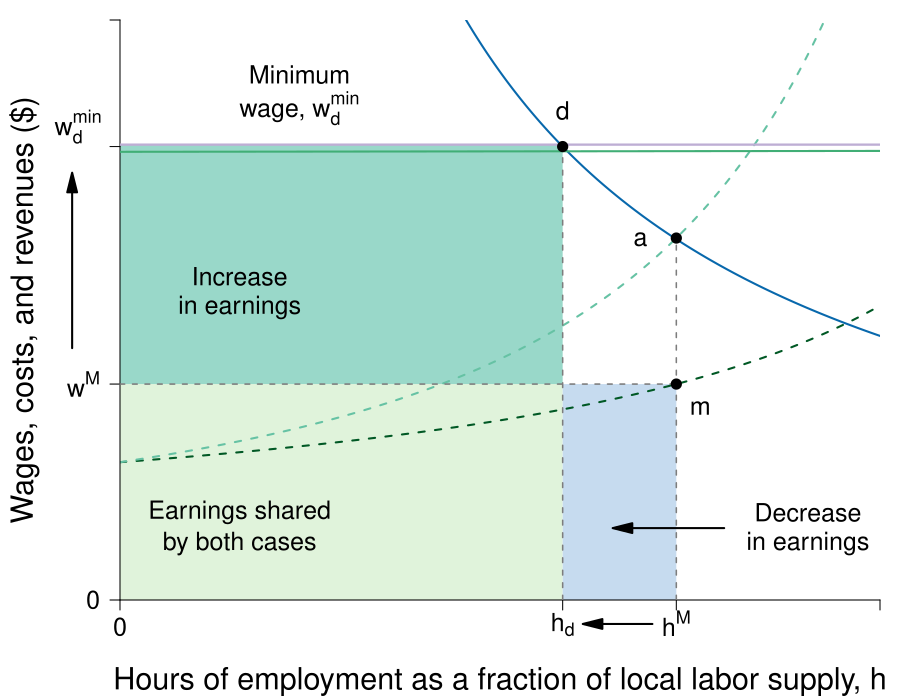

Here is the R script that generated this plot:
#' Graph Designer: Scott Cohn
#' Authors: Bowles and Halliday
#' Title: Coordination, Conflict and Competition: A Text in Microeconomics

library(shape)
library(plotrix)
pdf(file = "employment/monopsony_earningschange_zoom.pdf", width = 9, height = 7)

#Set parameters for graphics
axislabelsize <- 1.8
labelsize <- 1.5
namesize <- 1.8
annotatesize <- 1.5
graphlinewidth <- 2
segmentlinewidth <- 1.5

COL <- c("#7fc97f", "#beaed4", "#fdc086", "#ffff99", "#386cb0", "#f0027f", "#bf5b17", "#666666")
COLA <- c("#e0f3db", "#99d8c9","#66c2a4","#41ae76", "#238b45", "#005824")
COLB <- c("#c6dbef", "#4eb3d3", "#2b8cbe", "#0868ac","#084081")
COLC <- c("#fcfbfd", "#efedf5", "#dadaeb", "#bcbddc", "#9e9ac8", "#807dba", "#6a51a3", "#54278f", "#3f007d")
grays <- gray.colors(25, start = 1, end = 0, alpha = 1)


WageFn <- function(h, ubar = 3, B = 2, t = 0.8) {
  B + ubar + (ubar - ubar*t +  ubar*t*h )/(t*(1 - h))
}

Mch <- function(h, ubar = 3, B = 2, t = 0.8) {
  B + ubar + (ubar - ubar*t +  ubar*t*h )/(t*(1 - h))+ (ubar*h)/(t*(1-h)^2)
}


MRP <- function(h, constant = 7, slope = 1){
  constant/(slope*h)
}

# mrp2 <- function(h, constant = 4, power = 2){
#   constant/(h^power)
# }

costRevSol <- function(h, constant = 7, ubar = 3, B = 2, t = 0.8){
  B + ubar + (ubar - ubar*t +  ubar*t*h )/(t*(1 - h)) + (ubar*h)/(t*(1-h)^2) - constant/h
}

#uniroot(costRevSol(x, constant = 7, ubar = 3, B = 2, t = 0.8), lower = 0.01, upper = 1)

par(mar =  c(5, 6, 1, 1))

xlims <- c(0, 0.63525)
ylims <- c(0, 24.2)

plot(0, 0, xlim = xlims, ylim = ylims, type = "n",
     xlab = "",
     ylab = "",
     xaxt = "n", 
     yaxt = "n",
     cex.lab = axislabelsize, 
     bty = "n", 
     xaxs="i", 
     yaxs="i")

npts <- 500 
npts2 <- 501

#Guesses at intersections
LPoints <- c(0.465, 0.56) 
BPoints <- c(0.37, 0.53, 0.78)

#Specify the sequences of points for graphing. 
xx1 <- seq(xlims[1], BPoints[2], length.out = npts)
xx2 <- seq(BPoints[2], 1, length.out = npts)
xx3 <- seq(xlims[1], BPoints[3], length.out = npts)
xx4 <- seq(BPoints[3], 1, length.out = npts)
xx5 <- seq(xlims[1], 1, length.out = npts)






#Customize ticks and labels for the plot
ticksy <- c(0, MRP(BPoints[1]), WageFn(LPoints[1]), ylims[2])
ylabels <- c(0, NA, expression(paste(w^M)), NA)
ticksx <- c(0, BPoints[1], LPoints[1], BPoints[3], 1, xlims[2])
xlabels <- c(0, expression(paste(h[d])), expression(paste(h^M)), expression(paste(h[g])),  1.0, NA)

xpoly1 <- c(0, 0, BPoints[1], BPoints[1])
ypoly1 <- c(0, WageFn(LPoints[1]), WageFn(LPoints[1]), 0)
polygon(x = xpoly1, y = ypoly1, col=COLA[1], density=NULL, border = NA)

xpoly2 <- c(LPoints[1], LPoints[1], BPoints[1], BPoints[1])
ypoly2 <- c(0, WageFn(LPoints[1]), WageFn(LPoints[1]), 0)
polygon(x = xpoly2, y = ypoly2, col=COLB[1], density=NULL, border = NA)

xpoly3 <- c(0, 0, BPoints[1], BPoints[1])
ypoly3 <- c(19, WageFn(LPoints[1]), WageFn(LPoints[1]), 19)
polygon(x = xpoly3, y = ypoly3, col=COLA[2], density=NULL, border = NA)

#Draw the lines for the graphs
lines(xx3, WageFn(xx3), col = COLA[6], lwd = graphlinewidth, lty = 2)
lines(xx4, WageFn(xx4), col = COLA[6], lwd = graphlinewidth, lty = 1)
lines(xx1, Mch(xx1), col = COLA[3], lwd = graphlinewidth, lty = 2)
lines(xx2, Mch(xx2), col = COLA[3], lwd = graphlinewidth, lty = 2)
lines(xx5, MRP(xx5), col = COLB[4], lwd = graphlinewidth)
#lines(xx1, mrp2(xx1), col = COLB[4], lwd = graphlinewidth)

#lines(xx2, solowCondition(xx2, delta = 5), col = COL[3], lwd = 4)
#lines(xx2, solowInfeas(xx2, delta = 5), col = COL[1], lwd = 4, lty = 2)


axis(1, at = ticksx, pos = 0, labels = xlabels, cex.axis = labelsize)
axis(2, at = ticksy, pos = 0, labels = ylabels, las = 1,cex.axis = labelsize)


text(-0.035, 19 + 0.75,  expression(paste(w[d]^min)), xpd = TRUE, cex = labelsize) 



#Axis labels 
text(0.5*xlims[2], -3.4,  expression(paste("Hours of employment as a fraction of local labor supply, ", h)), xpd = TRUE, cex = axislabelsize) 
text(-0.08, 0.5*ylims[2], expression(paste("Wages, costs, and revenues ($)")), xpd = TRUE, cex = axislabelsize, srt = 90) 


#Annotation of the  graphs
#text(0.86, 43, expression(paste("Average cost")), cex = labelsize, xpd = TRUE)
text(0.625, 13, expression(paste(ach)), cex = labelsize, xpd = TRUE)

#text(0.62, 43, expression(paste("Marginal cost")), cex = labelsize, xpd = TRUE)
text(0.56, 24, expression(paste(mch)), cex = labelsize, xpd = TRUE)

#text(0.2, 43, expression(paste("Marginal revenue product")), cex = labelsize, xpd = TRUE)
text(0.26, 24, expression(paste(mrph)), cex = labelsize, xpd = TRUE)



#Labor supply
segments(1, 0, 1, 42, lty = 2, lwd = segmentlinewidth, col = grays[20])
text(1.04, 43, expression(paste("Labor")), cex = labelsize, xpd = TRUE)
text(1.04, 41, expression(paste("supply")), cex = labelsize, xpd = TRUE)



#segments(0, Mch(LPoints[1]), LPoints[1], Mch(LPoints[1]), lty = 2, lwd = segmentlinewidth, col = grays[20])
segments(LPoints[1], 0 , LPoints[1], Mch(LPoints[1]), lty = 2, lwd = segmentlinewidth, col = grays[20])
segments(0, WageFn(LPoints[1]), LPoints[1], WageFn(LPoints[1]), lty = 2, lwd = segmentlinewidth, col = grays[20])

segments(BPoints[1], 0, BPoints[1], MRP(BPoints[1]), lty = 2, lwd = segmentlinewidth, col = grays[20])

#Binding minimum wage
segments(0, 19, BPoints[3], 19, lty = 1, lwd = graphlinewidth + 0.2, col = COL[2])
segments(BPoints[3], 19, 1, 19, lty = 2, lwd = graphlinewidth + 0.2, col = COL[2])

#Green part of min wage
segments(0, 19 - 0.3, BPoints[3], WageFn(BPoints[3]) - 0.3, lty = 1, lwd = graphlinewidth, col = COLA[4])

points(BPoints[1], MRP(BPoints[1]), pch = 16, col = "black", cex = 1.5)
text(BPoints[1], MRP(BPoints[1]) + 1.5, expression(paste(d)), cex = labelsize)


segments(BPoints[3], 0, BPoints[3], WageFn(BPoints[3]), lty = 2, lwd = segmentlinewidth, col = grays[20])
points(BPoints[3], WageFn(BPoints[3]), pch = 16, col = "black", cex = 1.5)
text(BPoints[3] + 0.02, WageFn(BPoints[3]) - 1.2, expression(paste(g)), cex = labelsize)


points(LPoints[1], Mch(LPoints[1]), pch = 16, col = "black", cex = 1.5)
text(LPoints[1] - 0.03, MRP(LPoints[1]), expression(paste(a)), cex = labelsize)


points(LPoints[1], WageFn(LPoints[1]), pch = 16, col = "black", cex = 1.5)
text(LPoints[1] + 0.02, WageFn(LPoints[1]) - 1, expression(paste(m)), cex = labelsize)

#Arrows for effects of min wage
Arrows(LPoints[1] - 0.02, -1, BPoints[1] + 0.025, -1, col = "black", lty = 1, lwd = 2, arr.type = "triangle", xpd = TRUE)
Arrows(-0.04, WageFn(LPoints[1]) + 1.5, - 0.04, MRP(BPoints[1]) - 1.5, col = "black", lty = 1, lwd = 2, arr.type = "triangle", xpd = TRUE)


text(0.15, MRP(BPoints[1]) + 3, expression(paste("Minimum")), cex = labelsize)
text(0.15, MRP(BPoints[1]) + 1.6, expression(paste("wage, ", w[d]^min)), cex = labelsize)

text(0.1, 13.5, expression(paste("Increase")), cex = labelsize)
text(0.1, 12.2, expression(paste("in earnings")), cex = labelsize)

text(0.1, 3.65, expression(paste("Earnings shared")), cex = labelsize)
text(0.1, 2.35, expression(paste("by both cases")), cex = labelsize)

# text(0.475, 4, expression(paste("Decrease")), cex = labelsize)
# text(0.475, 2, expression(paste("in earnings")), cex = labelsize)

text(0.575, 3.65, expression(paste("Decrease")), cex = labelsize)
text(0.575, 2.35, expression(paste("in earnings")), cex = labelsize)
Arrows(LPoints[1] + 0.04, 3, BPoints[1] + 0.05, 3, col = "black", lty = 1, lwd = 2, arr.type = "triangle", xpd = TRUE)

dev.off()
